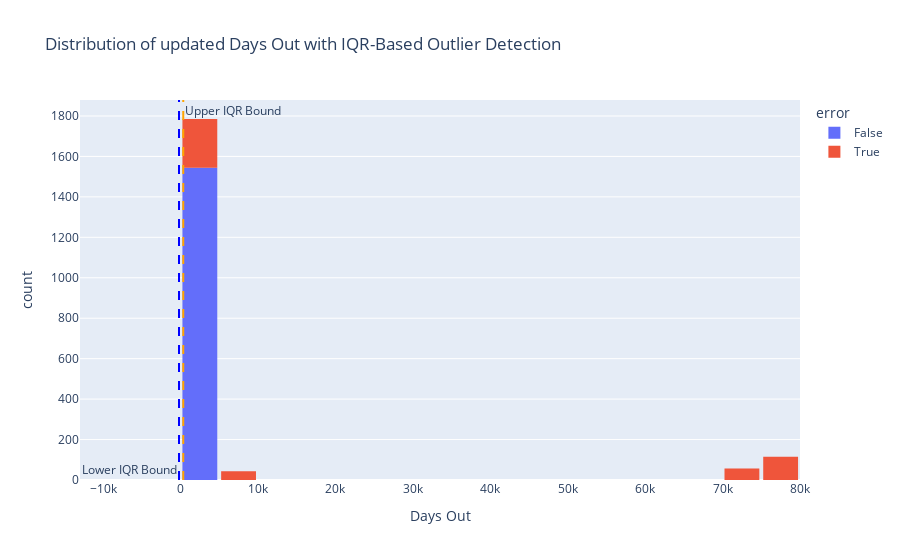

Notebook code for this chart:
### Code cell
## Recalculating thresholds for outliers

days_out_final = ckts.days_out_final

Q1 = days_out_final.quantile(0.25)
Q3 = days_out_final.quantile(0.75)
IQR = Q3 - Q1

lower_bound = Q1 - 1.5 * IQR
upper_bound = Q3 + 1.5 * IQR

ckts['error'] = (ckts['days_out_final'] < lower_bound) | (ckts['days_out_final'] > upper_bound)

print(ckts['error'].value_counts())

fig = px.histogram(
    ckts,
    x='days_out_final',
    nbins=20,
    color='error',
    title='Distribution of updated Days Out with IQR-Based Outlier Detection',
    labels={'days_out_final': 'Days Out'}
)

fig.add_vline(x=lower_bound, line_dash='dash', line_color='blue', annotation_text='Lower IQR Bound', annotation_position='bottom left')
fig.add_vline(x=upper_bound, line_dash='dash', line_color='orange', annotation_text='Upper IQR Bound', annotation_position='top right')

fig.update_layout(bargap=0.1)
fig.show()

### Figure 1 — Plotly figure (JSON) as saved in the notebook; plotly's stock layout.template omitted (floating-point values rounded to 4 significant figures; data arrays with more than 128 entries replaced by an {"elided": "..."} marker saying what was removed)
{"data": [{"alignmentgroup": "True", "bingroup": "x", "hovertemplate": "error=False<br>Days Out=%{x}<br>count=%{y}<extra></extra>", "legendgroup": "False", "marker": {"color": "#636efa", "pattern": {"shape": ""}}, "name": "False", "nbinsx": 20, "offsetgroup": "False", "orientation": "v", "showlegend": true, "type": "histogram", "x": {"elided": "1544 int values"}, "xaxis": "x", "yaxis": "y"}, {"alignmentgroup": "True", "bingroup": "x", "hovertemplate": "error=True<br>Days Out=%{x}<br>count=%{y}<extra></extra>", "legendgroup": "True", "marker": {"color": "#EF553B", "pattern": {"shape": ""}}, "name": "True", "nbinsx": 20, "offsetgroup": "True", "orientation": "v", "showlegend": true, "type": "histogram", "x": {"elided": "456 int values"}, "xaxis": "x", "yaxis": "y"}], "layout": {"annotations": [{"showarrow": false, "text": "Lower IQR Bound", "x": -192.9, "xanchor": "right", "xref": "x", "y": 0, "yanchor": "bottom", "yref": "y domain"}, {"showarrow": false, "text": "Upper IQR Bound", "x": 356.1, "xanchor": "left", "xref": "x", "y": 1, "yanchor": "top", "yref": "y domain"}], "bargap": 0.1, "barmode": "relative", "legend": {"title": {"text": "error"}, "tracegroupgap": 0}, "shapes": [{"line": {"color": "blue", "dash": "dash"}, "type": "line", "x0": -192.9, "x1": -192.9, "xref": "x", "y0": 0, "y1": 1, "yref": "y domain"}, {"line": {"color": "orange", "dash": "dash"}, "type": "line", "x0": 356.1, "x1": 356.1, "xref": "x", "y0": 0, "y1": 1, "yref": "y domain"}], "title": {"text": "Distribution of updated Days Out with IQR-Based Outlier Detection"}, "xaxis": {"anchor": "y", "domain": [0, 1], "title": {"text": "Days Out"}}, "yaxis": {"anchor": "x", "domain": [0, 1], "title": {"text": "count"}}}}
